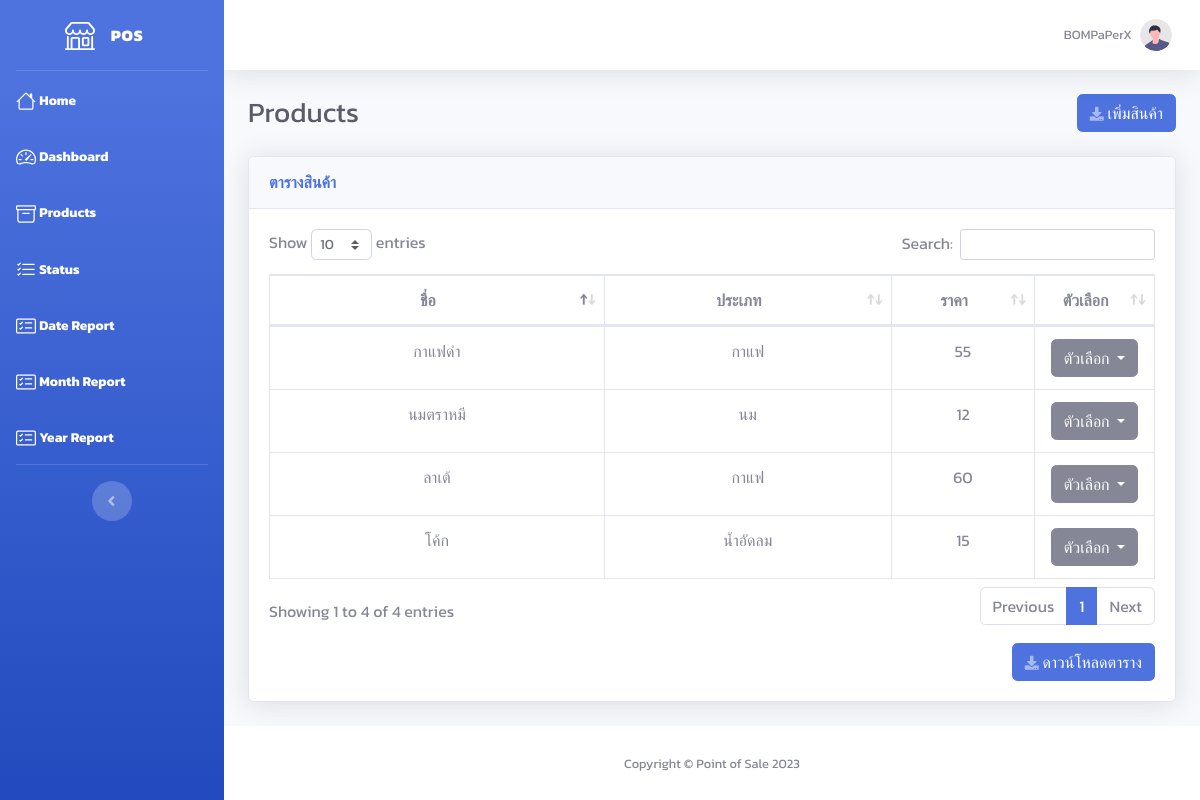
The page /product.php (signed in) on the database its author committed.
### tables this page shows
CREATE TABLE `user` (
  `user_id` int(10) NOT NULL,
  `email` varchar(255) NOT NULL,
  `password` varchar(255) NOT NULL,
  `status` tinyint(1) NOT NULL COMMENT '0=disable\r\n1=enable',
  `firstname` varchar(255) NOT NULL,
  `lastname` varchar(255) NOT NULL,
  `store` varchar(255) NOT NULL,
  `description` text NOT NULL,
  `img_path` text NOT NULL
);

CREATE TABLE `product` (
  `product_id` int(10) NOT NULL,
  `type_id` int(10) NOT NULL,
  `user_id` int(10) NOT NULL,
  `name` varchar(255) NOT NULL,
  `description` text NOT NULL,
  `price` int(10) NOT NULL,
  `discount` int(10) NOT NULL,
  `img_path` text NOT NULL
);

CREATE TABLE `type` (
  `type_id` int(10) NOT NULL,
  `type` varchar(255) NOT NULL
);

### product.php (the view, shortened to what this page needs)
<!DOCTYPE html>
<html lang="en">
<?php
require 'include/connect.php';
include 'include/header.php';
$user_id = $_SESSION['user_id'];
$product_data = $connect->prepare("SELECT * FROM product INNER JOIN type ON product.type_id = type.type_id WHERE user_id = '$user_id'");
$product_data->execute();
$row_product = $product_data->fetchAll(PDO::FETCH_ASSOC);
?>
<body id="page-top">
    <div id="wrapper">
        <?php include 'include/sidebar.php'; ?>
        <div id="content-wrapper" class="d-flex flex-column">
            <div id="content">
                <?php include 'include/topbar.php'; ?>
                <div class="container-fluid">
                    <div class="d-sm-flex align-items-center justify-content-between mb-4">
                        <h1 class="h3 mb-0 text-gray-800">Products</h1>
                        <button type="button" class="btn btn-primary" data-toggle="modal" data-target="#insert_product">
                            <i class="fas fa-download fa-sm text-white-50"></i> เพิ่มสินค้า
                        </button>
                    </div>
                    <div class="card shadow mb-4">
                        <div class="card-header py-3">
                            <h6 class="m-0 font-weight-bold text-primary">ตารางสินค้า</h6>
                        </div>
                        <div class="card-body">
                            <div class="table-responsive">
                                <table class="table table-bordered" id="dataTable" width="100%" cellspacing="0">
                                    <thead>
                                        <tr>
                                            <th width="35%" class="text-center">ชื่อ</th>
                                            <th width="30%" class="text-center">ประเภท</th>
                                            <th width="15%" class="text-center">ราคา</th>
                                            <th width="10%" class="text-center">ตัวเลือก</th>
                                        </tr>
                                    </thead>
                                    <tbody>
                                        <?php
                                        foreach ($row_product as $row) {
                                        ?>
                                            <tr>
                                                <td class="text-center"><?= $row['name'] ?></td>
                                                <td class="text-center"><?= $row['type'] ?></td>
                                                <td class="text-center"><?= $row['price'] - $row['discount'] ?></td>
                                                <td class="text-center">
                                                    <div class="dropdown">
                                                        <button class="btn btn-secondary dropdown-toggle" type="button" data-toggle="dropdown" aria-expanded="false">
                                                            ตัวเลือก
                                                        </button>
                                                    </div>
                                                </td>
                                            </tr>
                                        <?php } ?>
                                    </tbody>
                                </table>
                            </div>
                            <button id="download_link" onClick="javascript:ExcelReport();" class="btn btn-primary float-right mt-3">
                                <i class="fas fa-download fa-sm text-white-50"></i> ดาวน์โหลดตาราง
                            </button>
                        </div>
                    </div>
                </div>
            </div>
            <?php include 'include/footer.php'; ?>
        </div>
    </div>
</body>
</html>

### include/topbar.php (shortened to what this page needs)
<?php
if (isset($_SESSION['user_id'])) {
    $user_id = $_SESSION['user_id'];
    $profile = $connect->prepare("SELECT * FROM user WHERE user_id = :user_id");
    $profile->bindParam(":user_id", $user_id);
    $profile->execute();
    $row_profile = $profile->fetch(PDO::FETCH_ASSOC);
} else {
    $admin_id = $_SESSION['admin_id'];
    $profile = $connect->prepare("SELECT * FROM admin WHERE admin_id = :admin_id");
    $profile->bindParam(":admin_id", $admin_id);
    $profile->execute();
    $row_profile = $profile->fetch(PDO::FETCH_ASSOC);
}
?>
<nav class="navbar navbar-expand navbar-light bg-white topbar mb-4 static-top shadow">
    <ul class="navbar-nav ml-auto">
        <li class="nav-item dropdown no-arrow">
            <a class="nav-link dropdown-toggle" href="#" id="userDropdown" role="button" data-toggle="dropdown" aria-haspopup="true" aria-expanded="false">
                <span class="mr-2 d-none d-lg-inline text-gray-600 small"><?= isset($_SESSION['user_id']) ? $row_profile['store'] : $row_profile['firstname'] . ' ' . $row_profile['lastname'] ?></span>
                <img class="img-profile rounded-circle" src="../img/undraw_profile.svg">
            </a>
        </li>
    </ul>
</nav>

### include/header.php (style rules this page uses)
body { font-family: 'Kanit', sans-serif; }

### rows shown on the page
user: store "BOMPaPerX"
product: name "โค้ก", type.type "น้ำอัดลม", $row['price']-$row['discount'] "15"
product: name "นมตราหมี", type.type "นม", $row['price']-$row['discount'] "12"
product: name "ลาเต้", type.type "กาแฟ", $row['price']-$row['discount'] "60"
product: name "กาแฟดำ", type.type "กาแฟ", $row['price']-$row['discount'] "55"
